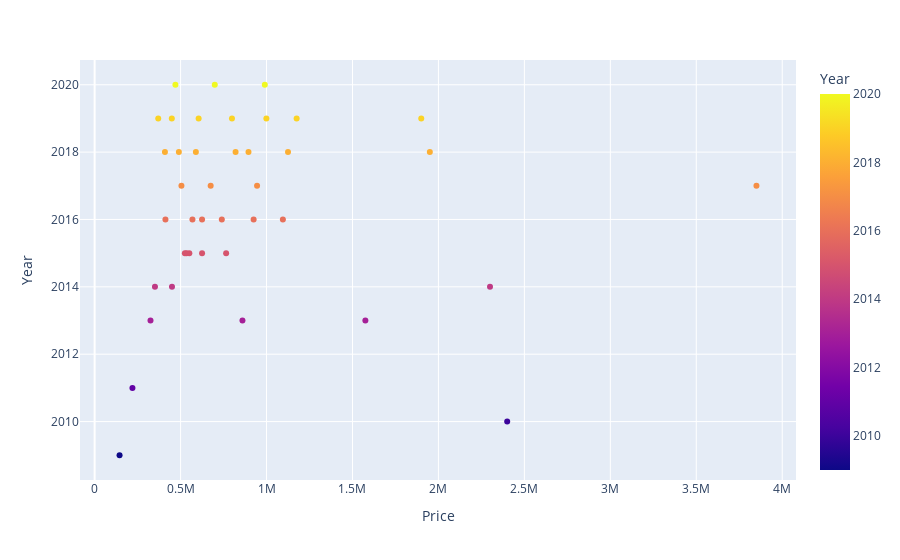

The code cell stored with this chart in its notebook:
### Code cell
import plotly.express as px

# Assuming 'data' is your DataFrame containing the relevant columns ('Price', 'Year')

fig = px.scatter(data, x="Price", y="Year", color="Year", hover_data=['Year'])
fig.show()

### Figure 1 — Plotly figure (JSON) as saved in the notebook; plotly's stock layout.template omitted (floating-point values rounded to 4 significant figures)
{"data": [{"hovertemplate": "Price=%{x}<br>Year=%{marker.color}<extra></extra>", "legendgroup": "", "marker": {"color": [2017, 2014, 2011, 2019, 2018, 2017, 2015, 2017, 2017, 2015, 2017, 2018, 2019, 2019, 2017, 2016, 2019, 2018, 2020, 2016, 2020, 2015, 2018, 2019, 2019, 2013, 2019, 2014, 2015, 2018, 2020, 2016, 2015, 2013, 2009, 2018, 2018, 2019, 2017, 2018, 2014, 2016, 2013, 2010, 2015, 2015, 2019, 2016, 2016], "coloraxis": "coloraxis", "symbol": "circle"}, "mode": "markers", "name": "", "orientation": "v", "showlegend": false, "type": "scatter", "x": [505000, 450000, 220000, 799000, 1950000, 675000, null, null, null, null, null, null, null, null, 944999, 569000, 449000, 894999, 699000, 740000, 470000, 765000, 589000, 999000, 370000, 325000, 1175000, 351000, 551000, 819999, 990000, 925000, 535000, 860000, 145000, 409000, 490000, 1900000, 3850000, 1125000, 2300000, 1095000, 1575000, 2400000, 525000, 625000, 605000, 412000, 625000], "xaxis": "x", "y": [2017, 2014, 2011, 2019, 2018, 2017, 2015, 2017, 2017, 2015, 2017, 2018, 2019, 2019, 2017, 2016, 2019, 2018, 2020, 2016, 2020, 2015, 2018, 2019, 2019, 2013, 2019, 2014, 2015, 2018, 2020, 2016, 2015, 2013, 2009, 2018, 2018, 2019, 2017, 2018, 2014, 2016, 2013, 2010, 2015, 2015, 2019, 2016, 2016], "yaxis": "y"}], "layout": {"coloraxis": {"colorbar": {"title": {"text": "Year"}}, "colorscale": [[0, "#0d0887"], [0.1111, "#46039f"], [0.2222, "#7201a8"], [0.3333, "#9c179e"], [0.4444, "#bd3786"], [0.5556, "#d8576b"], [0.6667, "#ed7953"], [0.7778, "#fb9f3a"], [0.8889, "#fdca26"], [1, "#f0f921"]]}, "legend": {"tracegroupgap": 0}, "margin": {"t": 60}, "xaxis": {"anchor": "y", "domain": [0, 1], "title": {"text": "Price"}}, "yaxis": {"anchor": "x", "domain": [0, 1], "title": {"text": "Year"}}}}
